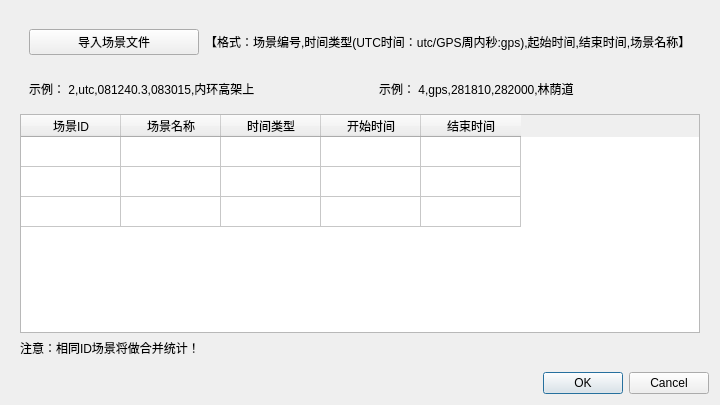
<?xml version="1.0" encoding="UTF-8"?>
<ui version="4.0">
 <class>Dialog</class>
 <widget class="QDialog" name="Dialog">
  <property name="geometry">
   <rect>
    <x>0</x>
    <y>0</y>
    <width>720</width>
    <height>405</height>
   </rect>
  </property>
  <property name="acceptDrops">
   <bool>true</bool>
  </property>
  <property name="windowTitle">
   <string>配置场景</string>
  </property>
  <layout class="QVBoxLayout" name="verticalLayout">
   <item>
    <widget class="QWidget" name="widget" native="true">
     <layout class="QVBoxLayout" name="verticalLayout_2">
      <item>
       <widget class="QWidget" name="widget_2" native="true">
        <layout class="QHBoxLayout" name="horizontalLayout">
         <item>
          <widget class="QPushButton" name="pushBtn_addScene">
           <property name="text">
            <string>导入场景文件</string>
           </property>
          </widget>
         </item>
         <item>
          <widget class="QLabel" name="label">
           <property name="text">
            <string>【格式：场景编号,时间类型(UTC时间：utc/GPS周内秒:gps),起始时间,结束时间,场景名称】</string>
           </property>
          </widget>
         </item>
        </layout>
       </widget>
      </item>
      <item>
       <widget class="QWidget" name="widget_4" native="true">
        <layout class="QHBoxLayout" name="horizontalLayout_2">
         <item>
          <widget class="QLabel" name="label_4">
           <property name="text">
            <string>示例： 2,utc,081240.3,083015,内环高架上</string>
           </property>
          </widget>
         </item>
         <item>
          <spacer name="horizontalSpacer_2">
           <property name="orientation">
            <enum>Qt::Horizontal</enum>
           </property>
           <property name="sizeHint" stdset="0">
            <size>
             <width>40</width>
             <height>20</height>
            </size>
           </property>
          </spacer>
         </item>
         <item>
          <widget class="QLabel" name="label_3">
           <property name="text">
            <string>示例： 4,gps,281810,282000,林荫道</string>
           </property>
          </widget>
         </item>
         <item>
          <spacer name="horizontalSpacer">
           <property name="orientation">
            <enum>Qt::Horizontal</enum>
           </property>
           <property name="sizeHint" stdset="0">
            <size>
             <width>40</width>
             <height>20</height>
            </size>
           </property>
          </spacer>
         </item>
        </layout>
       </widget>
      </item>
      <item>
       <widget class="QTableWidget" name="tableWidget_addScene">
        <property name="mouseTracking">
         <bool>false</bool>
        </property>
        <property name="tabletTracking">
         <bool>false</bool>
        </property>
        <property name="acceptDrops">
         <bool>false</bool>
        </property>
        <property name="dragEnabled">
         <bool>false</bool>
        </property>
        <property name="verticalScrollMode">
         <enum>QAbstractItemView::ScrollPerPixel</enum>
        </property>
        <attribute name="verticalHeaderVisible">
         <bool>false</bool>
        </attribute>
        <row>
         <property name="text">
          <string>1</string>
         </property>
        </row>
        <row>
         <property name="text">
          <string>2</string>
         </property>
        </row>
        <row>
         <property name="text">
          <string>3</string>
         </property>
        </row>
        <column>
         <property name="text">
          <string>场景ID</string>
         </property>
        </column>
        <column>
         <property name="text">
          <string>场景名称</string>
         </property>
        </column>
        <column>
         <property name="text">
          <string>时间类型</string>
         </property>
        </column>
        <column>
         <property name="text">
          <string>开始时间</string>
         </property>
        </column>
        <column>
         <property name="text">
          <string>结束时间</string>
         </property>
        </column>
        <item row="0" column="1">
         <property name="text">
          <string/>
         </property>
        </item>
        <item row="0" column="2">
         <property name="text">
          <string/>
         </property>
        </item>
        <item row="1" column="1">
         <property name="text">
          <string/>
         </property>
        </item>
       </widget>
      </item>
      <item>
       <widget class="QLabel" name="label_2">
        <property name="text">
         <string>注意：相同ID场景将做合并统计！</string>
        </property>
       </widget>
      </item>
     </layout>
    </widget>
   </item>
   <item>
    <widget class="QDialogButtonBox" name="buttonBox">
     <property name="orientation">
      <enum>Qt::Horizontal</enum>
     </property>
     <property name="standardButtons">
      <set>QDialogButtonBox::Cancel|QDialogButtonBox::Ok</set>
     </property>
    </widget>
   </item>
  </layout>
 </widget>
 <resources/>
 <connections>
  <connection>
   <sender>buttonBox</sender>
   <signal>accepted()</signal>
   <receiver>Dialog</receiver>
   <slot>accept()</slot>
   <hints>
    <hint type="sourcelabel">
     <x>248</x>
     <y>254</y>
    </hint>
    <hint type="destinationlabel">
     <x>157</x>
     <y>274</y>
    </hint>
   </hints>
  </connection>
  <connection>
   <sender>buttonBox</sender>
   <signal>rejected()</signal>
   <receiver>Dialog</receiver>
   <slot>reject()</slot>
   <hints>
    <hint type="sourcelabel">
     <x>316</x>
     <y>260</y>
    </hint>
    <hint type="destinationlabel">
     <x>286</x>
     <y>274</y>
    </hint>
   </hints>
  </connection>
 </connections>
</ui>
